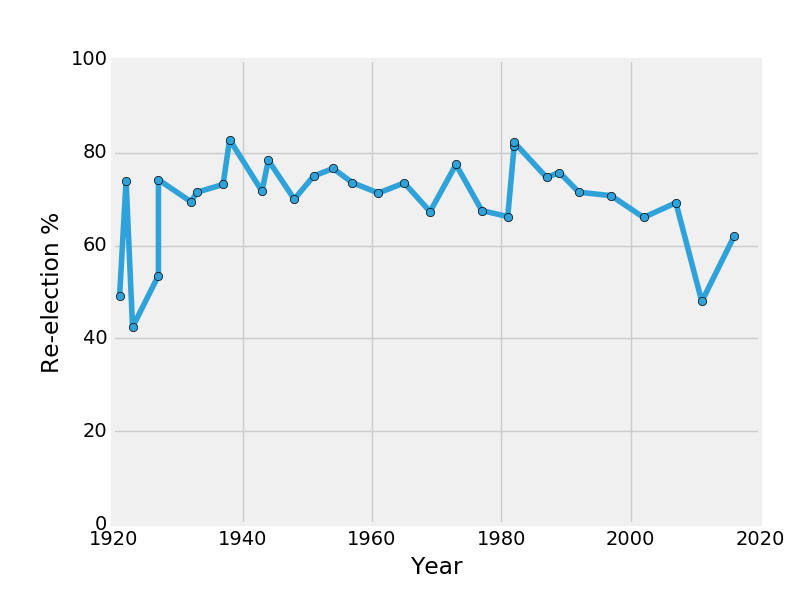

Source code (Python):
import matplotlib.pyplot as plt

plt.style.use('fivethirtyeight')

def read_names():
        
        with open('tds.txt', 'r') as f:
                txt = f.readlines()

        tds = []
        for line in txt:
                line = line[:-1]
                names = line.split(', ')

                tds_this_house = []
                for name in names:
                        tds_this_house.append(name[1:-1])
                
                tds.append(tds_this_house)

        return tds

def read_dates():

        with open('dates.csv','r') as f:
                txt = f.readlines()

        dates = []
        for line in txt:
                dates.append(int(line.strip().split(',')[1]))

        return dates[1:]
        

def reelection_frac():

        tds = read_names()

        reel_frac = []
        for i in range(0,31):
                
                seats_available = len(set(tds[i+1]))
                people_in_both  = len(set(tds[i]).intersection(set(tds[i+1])))
                
                reel_frac.append(people_in_both / seats_available)
        
        return reel_frac

tds = read_names()
years = read_dates()
pct   = [i*100 for i in reelection_frac()]

plt.plot(years, pct, 'o-')
plt.ylim(0,100)
plt.ylabel('Re-election %')
plt.xlabel('Year')

plt.show()
